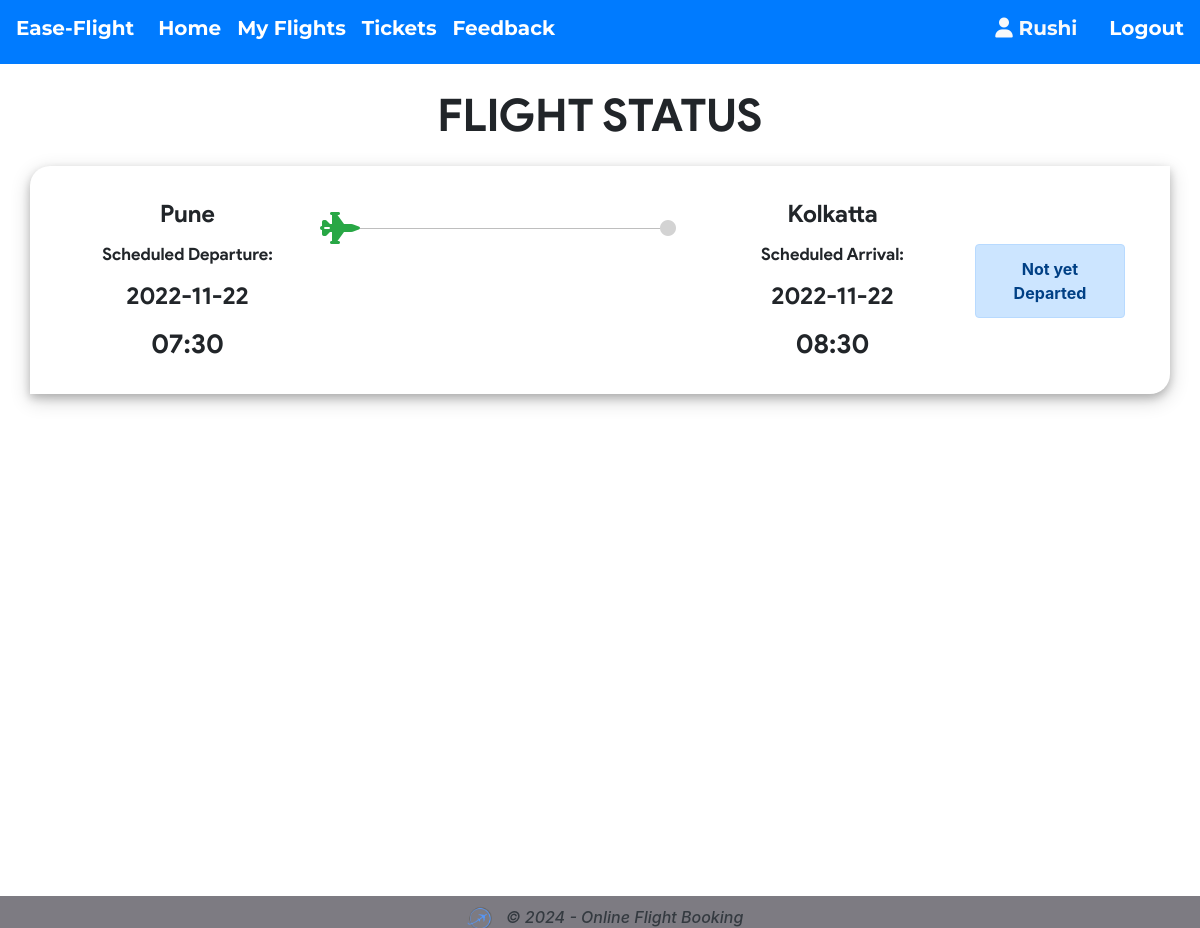
The app's page /my_flights.php (signed in) with its own data.
### tables this page shows
CREATE TABLE `ticket` (
  `ticket_id` int(11) NOT NULL,
  `passenger_id` int(11) NOT NULL,
  `flight_id` int(11) NOT NULL,
  `user_id` int(11) NOT NULL,
  `seat_no` varchar(10) NOT NULL,
  `cost` int(11) NOT NULL,
  `class` varchar(3) NOT NULL
);

CREATE TABLE `flight` (
  `flight_id` int(11) NOT NULL,
  `admin_id` int(11) NOT NULL,
  `arrivale` datetime NOT NULL,
  `departure` datetime NOT NULL,
  `Destination` varchar(20) NOT NULL,
  `source` varchar(20) NOT NULL,
  `airline` varchar(20) NOT NULL,
  `Seats` varchar(110) NOT NULL,
  `duration` varchar(20) NOT NULL,
  `Price` int(11) NOT NULL,
  `status` varchar(6) DEFAULT NULL,
  `issue` varchar(50) DEFAULT NULL,
  `last_seat` varchar(5) DEFAULT '',
  `bus_seats` int(11) DEFAULT 20,
  `last_bus_seat` varchar(5) DEFAULT ''
);

### my_flights.php (the view, shortened to what this page needs)
<?php if(isset($_SESSION['userId'])) {
    require 'helpers/init_conn_db.php';
?>
<main>
    <div class="container">
    <h1 class="text-center  mt-4 mb-4">FLIGHT STATUS</h1>
    <?php
    $sql_t = 'SELECT * FROM Ticket WHERE user_id=?';
    $stmt_t = mysqli_stmt_init($conn);
    if(!mysqli_stmt_prepare($stmt_t,$sql_t)) {
        header('Location: ticket.php?error=sqlerror');
        exit();
    } else {
        mysqli_stmt_bind_param($stmt_t,'i',$_SESSION['userId']);
        mysqli_stmt_execute($stmt_t);
        $result_t = mysqli_stmt_get_result($stmt_t);
        while($row_t = mysqli_fetch_assoc($result_t)) {
            $sql = 'SELECT * FROM Passenger_profile WHERE passenger_id=?';
            $stmt = mysqli_stmt_init($conn);
            if(!mysqli_stmt_prepare($stmt,$sql)) {
                header('Location: my_flights.php?error=sqlerror');
                exit();
            } else {
                mysqli_stmt_bind_param($stmt,'i',$row_t['passenger_id']);
                mysqli_stmt_execute($stmt);
                $result = mysqli_stmt_get_result($stmt);
                if ($row = mysqli_fetch_assoc($result)) {
                    $sql_f = 'SELECT * FROM Flight WHERE flight_id=? ';
                    $stmt_f = mysqli_stmt_init($conn);
                    if(!mysqli_stmt_prepare($stmt_f,$sql_f)) {
                        header('Location: my_flights.php?error=sqlerror');
                        exit();
                    } else {
                        mysqli_stmt_bind_param($stmt_f,'i',$row_t['flight_id']);
                        mysqli_stmt_execute($stmt_f);
                        $result_f = mysqli_stmt_get_result($stmt_f);
                        if($row_f = mysqli_fetch_assoc($result_f)) {
                            $date_time_dep = $row_f['departure'];
                            $date_dep = substr($date_time_dep,0,10);
                            $time_dep = substr($date_time_dep,10,6) ;
                            $date_time_arr = $row_f['arrivale'];
                            $date_arr = substr($date_time_arr,0,10);
                            $time_arr = substr($date_time_arr,10,6) ;
                            if($row_f['status'] === '') {
                                $status = "Not yet Departed";
                                $alert = 'alert-primary';
                            } else if($row_f['status'] === 'dep') {
                                $status = "Departed";
                                $alert = 'alert-info';
                            } else if($row_f['status'] === 'issue') {
                                $status = "Delayed";
                                $alert = 'alert-danger';
                            } else if($row_f['status'] === 'arr') {
                                $status = "Arrived";
                                $alert = 'alert-success';
                            }
                            echo '
                            <div class="row out mb-5 ">
                                <div class="col-md-4 order-lg-3 order-md-1"> ';
                                if($row_f['status'] === 'arr') {
                                    echo '
                                    <div class="row">
                                        <div class="col-1 p-0 m-0">
                                            <i class="fa fa-circle mt-4 text-success"
                                                style="float: right;"></i>
                                        </div>
                                        <div class="col-10 p-0 m-0 mt-3" style="float: right;">
                                            <hr class="bg-success">
                                        </div>
                                        <div class="col-1 p-0 m-0">
                                            <i class="fa fa-2x fa-fighter-jet mt-3 text-success"
                                                ></i>
                                        </div>
                                    </div>
                                    ';
                                } else {
                                    echo '
                                    <div class="row">
                                        <div class="col-1 p-0 m-0">
                                            <i class="fa fa-2x fa-fighter-jet mt-3 text-success"
                                                style="float: right;"></i>
                                        </div>
                                        <div class="col-10 p-0 m-0 mt-3" style="float: right;">
                                            <hr style="background-color: lightgrey;">
                                        </div>
                                        <div class="col-1 p-0 m-0">
                                            <i class="fa fa-circle mt-4"
                                                style="color: lightgrey;"></i>
                                        </div>
                                    </div>
                                    ';
                                }
                                    echo '
                                </div>
                                <div class="col-md-3 col-6 order-md-2 pl-0 text-center
                                    order-lg-2 card-dep">
                                    <p class="city">'.$row_f['source'].'</p>
                                    <p class="stat">Scheduled Departure:</p>
                                    <p class="date">'.$date_dep.'</p>
                                    <p class="time">'.$time_dep.'</p>
                                </div>
                                <div class="col-md-3 col-6 order-md-4 pr-0 text-center
                                    order-lg-4 card-arr"
                                    style="float: right;">
                                    <p class="city">'.$row_f['Destination'].'</p>
                                    <p class="stat">Scheduled Arrival:</p>
                                    <p class="date">'.$date_arr.'</p>
                                    <p class="time">'.$time_arr.'</p>
                                </div>
                                <div class="col-lg-2 order-md-12">
                                    <div class="alert '.$alert.' mt-5 text-center"
                                        role="alert">
                                        '.$status.'
                                    </div>
                                </div>
                            </div> ';
                        }
                    }
                }
            }
        }
    }
    ?>
</div>
</main>
<?php } ?>
<footer style="
        position: absolute;
      bottom: 0;
      width: 100%;
      height: 2.5rem;
    ">
	<em><h6 style="background:#7D7B82" class="text-dark text-center p-0 brand mt-2">
				<img src="assets/images/plane-logo.png"
					height="45px" width="45px" alt="">
					&copy; <?php echo date('Y')?> - Online Flight Booking<br><br>
			</h6></em>
</footer>

### my_flights.php (style rules this page uses)
body { background: transparent; }
div.out { padding: 30px; box-shadow: 0 4px 8px 0 rgba(0, 0, 0, 0.2), 0 6px 20px 0 rgba(0, 0, 0, 0.19); border-top-left-radius: 20px; border-bottom-right-radius: 20px; }
.city { font-size: 24px; }
p { margin-bottom: 10px; font-family: product sans; }
.alert { font-weight: bold; }
.date { font-size: 24px; }
.time { font-size: 27px; margin-bottom: 0px; }
.stat { font-size: 17px; }
h1 { font-weight: lighter !important; font-size: 45px !important; margin-bottom: 20px; font-family :'product sans' !important; font-weight: bolder; }
.row { background-color: white; }

### records on screen
ticket: flight.source "Pune", flight.departure "2022-11-22", flight.departure "07:30", flight.Destination "Kolkatta", flight.arrivale "2022-11-22", flight.arrivale "08:30", flight.status "Not yet Departed"

### other values on screen
$_SESSION['userUid'] "Rushi"
